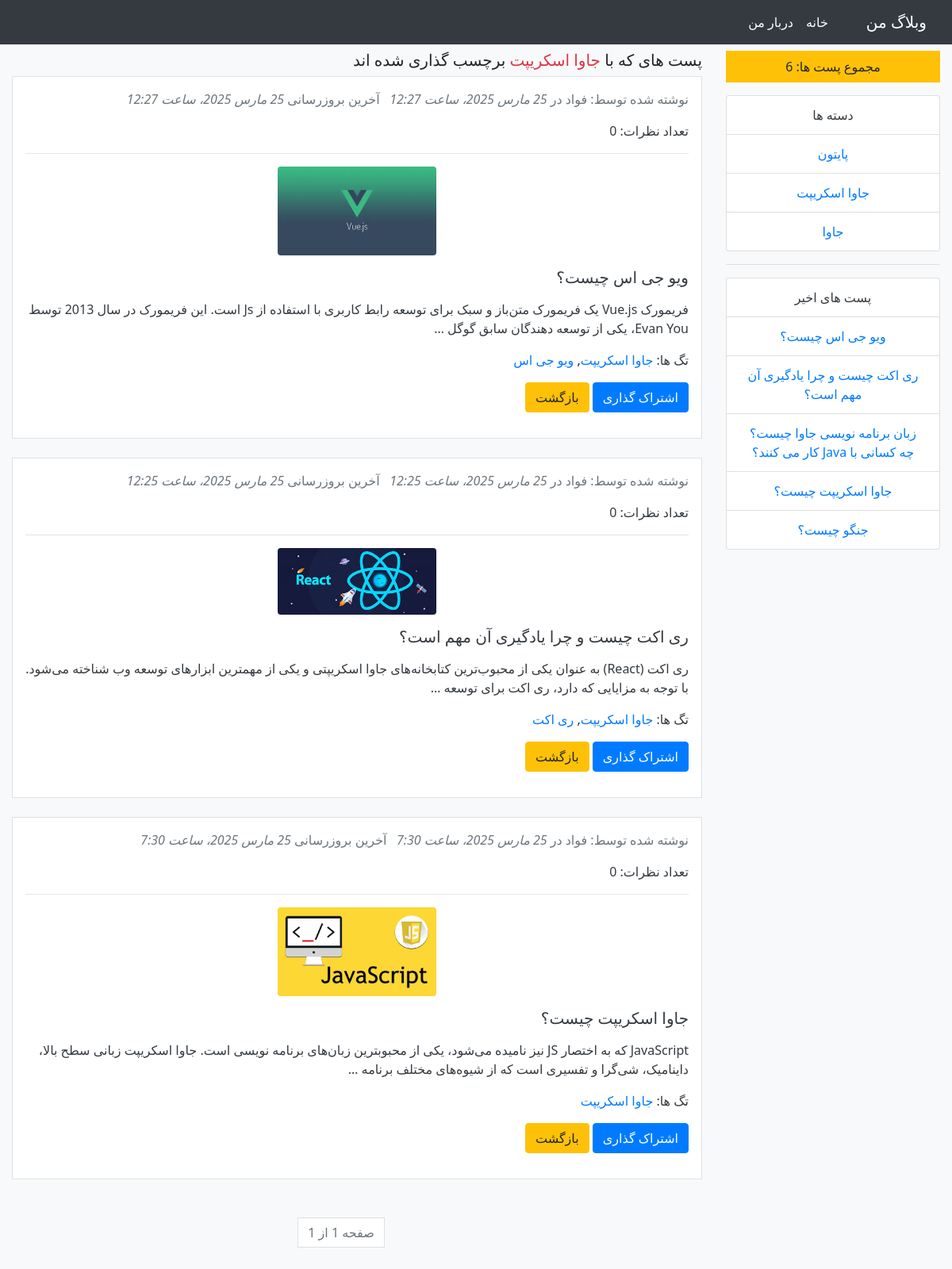
/tag/3/, run on the app's committed database.
### blog/models.py (models this page shows, shortened)
class Category(models.Model):
    title = models.CharField(max_length=100,unique=True,verbose_name='عنوان')
    class Meta:
        verbose_name = 'دسته'
        verbose_name_plural = 'دسته ها'

class Post(models.Model):
    image = models.ImageField(upload_to='post_img/',null=True,blank=True,verbose_name='تصویر')
    category = models.ForeignKey(Category,on_delete=models.CASCADE,verbose_name='دسته')
    tags = models.ManyToManyField(Tag,blank=True,verbose_name='برچسب ها')
    title = models.CharField(max_length=100,verbose_name='عنوان')
    content = models.TextField(verbose_name='محتوا')
    author = models.ForeignKey(User,on_delete=models.CASCADE,verbose_name='نویسنده')
    created_at = models.DateTimeField(auto_now_add=True,verbose_name='ایجاد شده')
    updated_at = models.DateTimeField(auto_now=True,verbose_name='بروزرسانی شده')
    class Meta:
        verbose_name = 'پست'
        verbose_name_plural = 'پست ها'

class Tag(models.Model):
    title = models.CharField(max_length=100,unique=True,verbose_name='عنوان')
    class Meta:
        verbose_name = 'برچسب'
        verbose_name_plural = 'برچسب ها'

### blog/views.py (the view)
# urls.py: path('tag/<int:tag_id>/',views.post_by_tag,name='post_by_tag'),
def post_by_tag(request,tag_id):
    tag = get_object_or_404(Tag,id=tag_id)
    post_list = Post.objects.filter(tags=tag).order_by('-created_at')
    paginator = Paginator(post_list,3)
    page_number = request.GET.get('page',1)
    try:
        posts = paginator.page(page_number)
    except PageNotAnInteger:
        posts = paginator.page(1)
    except EmptyPage:
        posts = paginator.page(paginator.num_pages)
    search_form = SearchForm(request.GET)
    context = {
        'tag':tag,
        'posts':posts,
    }
    return render(request,'blog/post_by_tag.html',context)

### blog/templatetags/blog_tags.py (called while the page is built)
@register.simple_tag
def total_posts():
    return Post.objects.count()

@register.inclusion_tag('blog/post_latest.html')
def show_latest_posts(count=5):
    latest_posts = Post.objects.order_by('-created_at')[:count]
    return {'latest_posts':latest_posts}

@register.inclusion_tag('blog/post_category.html')
def show_categories():
    categories = Category.objects.all()
    return {'categories':categories}

### templates/blog/post_by_tag.html (shortened to what this page needs)
{% extends 'base.html' %}
{% load crispy_forms_tags %}
{% block content %}
<h5 class="text-right">پست های که با <span class="text-danger">{{tag.title}}</span> برچسب گذاری شده اند</h5>
{% for post in posts %}
<a href="{% url 'blog:post_detail' post.id %}" class="text-decoration-none text-dark">
    <div class="media border p-3 bg-white text-right" dir="rtl">
        <div class="media-body">
            <p class="text-muted">نوشته شده توسط: {{post.author.first_name }}  در <i>{{ post.created_at }}</i>&nbsp;&nbsp; آخرین بروزرسانی <i>{{ post.updated_at}}</i></p>
            <p>تعداد نظرات: {{ post.comments.count }}</p>
            <hr>
            {% if post.image %}
                <img src="{{post.image.url }}" alt="" class="m-3 rounded img-fluid d-block mx-auto" style="width:200px">
            {% endif %}
            <h5>{{post.title}}</h5>
            <p class="mt-3">{{post.content|truncatewords:30}}</p>
            <p>تگ ها:
                {% for tag in post.tags.all %}
                    <a href="{% url 'blog:post_by_tag' tag_id=tag.id %}">{{tag.title}}</a>{% if not forloop.last %}, {% endif %}
                {% endfor %}
            </p>
            <p>
                <a href="{% url 'blog:post_share' post.id %}" class="btn btn-primary">اشتراک گذاری</a>
                <a href="{% url 'blog:post_list' %}" class="btn btn-warning">بازگشت</a>
            </p>
        </div>
    </div>
</a>
    <br>
{% endfor %}
<br>
<ul class="pagination justify-content-center">
    <li class="page-item disabled"><a href="#" class="page-link rounded-0">صفحه {{ posts.number}} از {{posts.paginator.num_pages }}</a></li>
</ul>
<br><br>
{% endblock content %}

### templates/blog/post_category.html
<div class="list-group text-center">
    <a href="#" class="list-group-item disabled text-dark">دسته ها</a>
    {% for category in categories %}
        <a href="{% url 'blog:post_by_category' category.id %}" class="list-group-item">{{category.title}}</a>
    {% endfor %}
</div>

### templates/blog/post_latest.html
<div class="list-group text-center">
    <a href="#" class="list-group-item disabled text-dark">پست های اخیر</a>
    {% for post in latest_posts %}
       <a href="{% url 'blog:post_detail' post.id %}" class="list-group-item">{{post.title}}</a>
    {% endfor %}
</div>

### templates/base.html (style rules this page uses)
body { font-family: 'Segoe UI', Tahoma, Geneva, Verdana, sans-serif; }

### data on the page
Category: title "پایتون"
Category: title "جاوا اسکریپت"
Category: title "جاوا"
Post: title "ویو جی اس چیست؟", author.first_name "فواد", created_at "25 مارس 2025، ساعت 12:27", updated_at "25 مارس 2025، ساعت 12:27", comments.count "0", image (picture), content "فریمورک Vue.js یک فریمورک متن‌باز و سبک برای توسعه رابط کاربری با استفاده از Js است. این فریمورک در سال 2013 توسط Evan You، یکی از توسعه دهندگان سابق گوگل …"
Post: title "ری اکت چیست و چرا یادگیری آن مهم است؟", author.first_name "فواد", created_at "25 مارس 2025، ساعت 12:25", updated_at "25 مارس 2025، ساعت 12:25", comments.count "0", image (picture), content "ری اکت (React) به عنوان یکی از محبوب‌ترین کتابخانه‌های جاوا اسکریپتی و یکی از مهمترین ابزارهای توسعه وب شناخته می‌شود. با توجه به مزایایی که دارد، ری اکت برای توسعه …"
Post: title "زبان برنامه نویسی جاوا چیست؟ چه کسانی با Java کار می کنند؟"
Post: title "جاوا اسکریپت چیست؟", author.first_name "فواد", created_at "25 مارس 2025، ساعت 7:30", updated_at "25 مارس 2025، ساعت 7:30", comments.count "0", image (picture), content "JavaScript که به اختصار JS نیز نامیده می‌شود، یکی از محبوبترین زبان‌های برنامه نویسی است. جاوا اسکریپت زبانی سطح بالا، داینامیک، شی‌گرا و تفسیری است که از شیوه‌های مختلف برنامه …"
Post: title "جنگو چیست؟"
Tag: title "جاوا اسکریپت"
Tag: title "ویو جی اس"
Tag: title "ری اکت"

### other printed values
{{ posts.paginator.num_pages }} "1"
